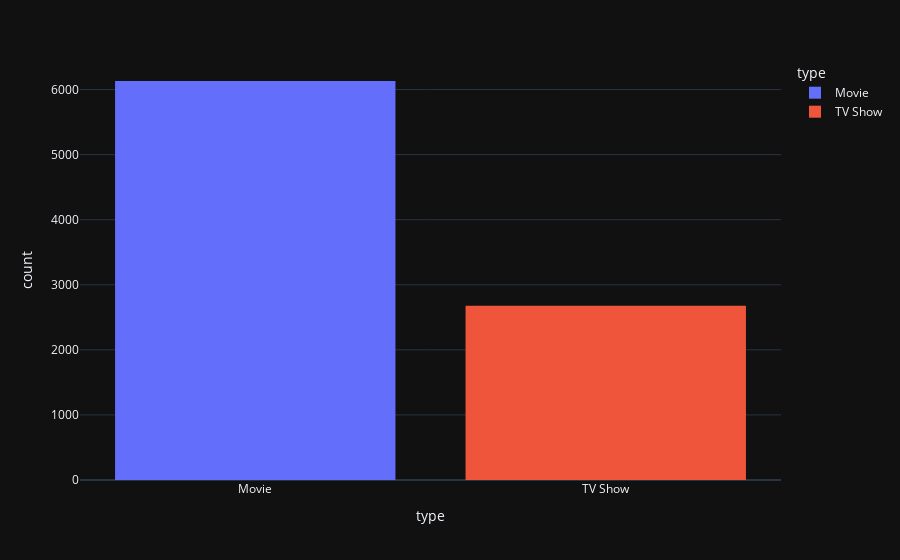

Write notebook code for a chart like this one.
### Code cell
px.histogram(df, x= "type", color = "type", template = 'plotly_dark')

### Figure 1 — Plotly figure (JSON) as saved in the notebook; plotly's stock layout.template omitted (floating-point values rounded to 4 significant figures; data arrays with more than 128 entries replaced by an {"elided": "..."} marker saying what was removed)
{"data": [{"alignmentgroup": "True", "bingroup": "x", "hovertemplate": "type=%{x}<br>count=%{y}<extra></extra>", "legendgroup": "Movie", "marker": {"color": "#636efa", "pattern": {"shape": ""}}, "name": "Movie", "offsetgroup": "Movie", "orientation": "v", "showlegend": true, "type": "histogram", "x": {"elided": "6131 str values"}, "xaxis": "x", "yaxis": "y"}, {"alignmentgroup": "True", "bingroup": "x", "hovertemplate": "type=%{x}<br>count=%{y}<extra></extra>", "legendgroup": "TV Show", "marker": {"color": "#EF553B", "pattern": {"shape": ""}}, "name": "TV Show", "offsetgroup": "TV Show", "orientation": "v", "showlegend": true, "type": "histogram", "x": {"elided": "2676 str values"}, "xaxis": "x", "yaxis": "y"}], "layout": {"barmode": "relative", "legend": {"title": {"text": "type"}, "tracegroupgap": 0}, "margin": {"t": 60}, "xaxis": {"anchor": "y", "categoryarray": ["Movie", "TV Show"], "categoryorder": "array", "domain": [0, 1], "title": {"text": "type"}}, "yaxis": {"anchor": "x", "domain": [0, 1], "title": {"text": "count"}}}}
